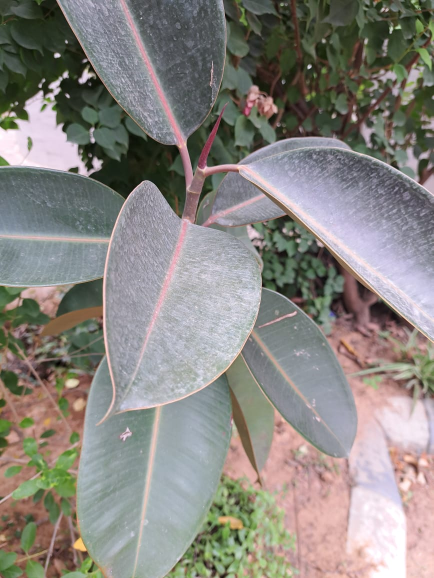
#> input picture data/raw/alternate/Alternate leaf/15.jpeg, 867 x 1156 px (shown at 1/2 size)
$ python -i quality.py   (imports and definitions only)
#> lines starting #> are read from the running program, lines starting #| are printed output that depends on the picture
#> further down, picture is the input picture: PIL image 867x1156 RGB; mean R, G, B 137.9, 134.5, 129.4
"""Image-quality gate. Cheap, interpretable checks that run before any model.

Thresholds are deliberately conservative: they only reject images that are clearly unusable
(tiny, nearly black/white, extremely blurred, or almost featureless). Borderline images pass
with a warning so the downstream reliability layer can decide.
"""
from dataclasses import dataclass, field, asdict

import numpy as np
from PIL import Image
from scipy import ndimage
from scipy.signal import convolve2d

MIN_SIDE = 64            # px
DARK_MEAN = 25           # 0-255 grey mean
BRIGHT_MEAN = 235
LOW_CONTRAST_STD = 12    # grey std
BLUR_REJECT = 8.0        # variance of Laplacian on a 512px-wide grey image
BLUR_WARN = 40.0


_NOISE_K = np.array([[1, -2, 1], [-2, 4, -2], [1, -2, 1]], dtype=np.float64)


def noise_sigma(image: Image.Image) -> float:
    """Fast noise standard-deviation estimate (Immerkaer, 1996) on a 512px-wide grey image."""
    g = image.convert("L")
    if g.width != 512:
        g = g.resize((512, max(3, int(g.height * 512 / g.width))))
    a = np.asarray(g, dtype=np.float64)
    h, w = a.shape
    return float(np.sqrt(np.pi / 2) / (6 * (w - 2) * (h - 2)) * np.abs(convolve2d(a, _NOISE_K, "valid")).sum())


@dataclass
class QualityReport:
    passed: bool
    width: int
    height: int
    brightness: float
    contrast: float
    sharpness: float
    noise: float
    issues: list = field(default_factory=list)     # blocking problems
    warnings: list = field(default_factory=list)   # non-blocking

    def to_dict(self):
        d = asdict(self)
        for k in ("brightness", "contrast", "sharpness", "noise"):
            d[k] = round(float(d[k]), 2)
        return d


def assess(image: Image.Image, noise_warn: float = None) -> QualityReport:
    """noise_warn: data-derived noise level (99th pct of clean training images) above which we warn."""
    w, h = image.size
#> w = 867; h = 1156
    g = image.convert("L")
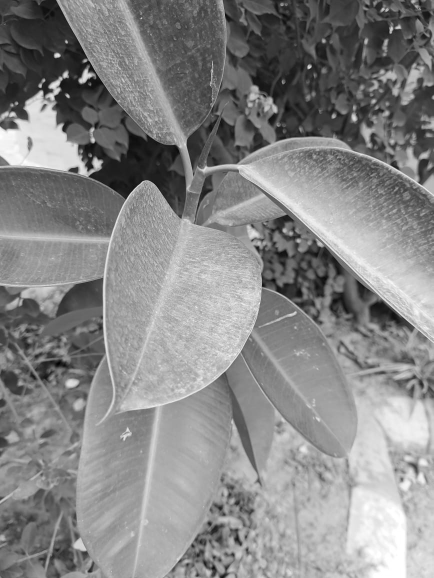
#> g: PIL image 867x1156 L (shown at 1/2 size); min 1, max 255, mean 134.9
    if g.width > 512:
        g = g.resize((512, max(1, int(g.height * 512 / g.width))))
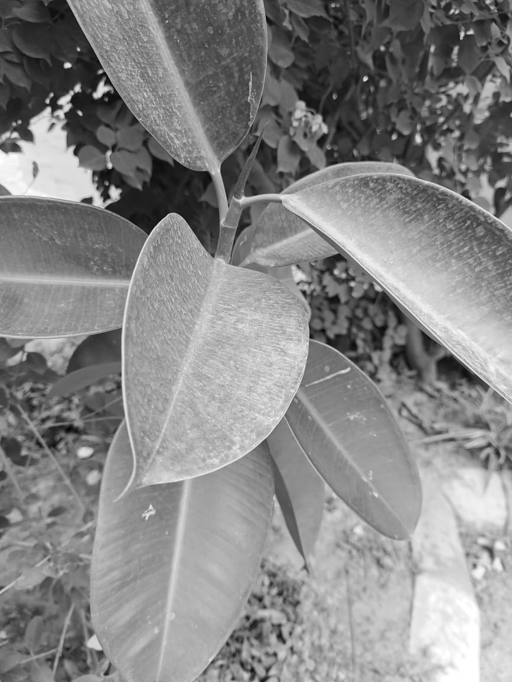
#> g: PIL image 512x682 L; min 1, max 255, mean 134.9
    a = np.asarray(g, dtype=np.float32)
    brightness, contrast = float(a.mean()), float(a.std())
#> brightness = 134.9; contrast = 53.08
    sharpness = float(ndimage.laplace(a).var())
#> sharpness = 354.5

    issues, warnings = [], []
    if min(w, h) < MIN_SIDE:
        issues.append(f"Image is too small ({w}x{h}); need at least {MIN_SIDE}px per side.")
    if brightness < DARK_MEAN:
        issues.append("Image is too dark to analyse.")
    elif brightness > BRIGHT_MEAN:
        issues.append("Image is over-exposed (almost white).")
    if contrast < LOW_CONTRAST_STD:
        issues.append("Image has almost no visual structure (very low contrast).")
    if sharpness < BLUR_REJECT:
        issues.append("Image is severely blurred.")
    elif sharpness < BLUR_WARN:
        warnings.append("Image looks soft/blurred; prediction reliability may be reduced.")
    noise = noise_sigma(image)
#> noise = 1.5
    if noise_warn is not None and noise > noise_warn:
        warnings.append("Image is noisier than 99% of the validated training photos.")
    if min(w, h) < 224:
        warnings.append("Low resolution (<224px); fine leaf/stem structure may be lost.")

    return QualityReport(not issues, w, h, brightness, contrast, sharpness, noise, issues, warnings)

>>> from PIL import Image
>>> picture = Image.open('../data/raw/alternate/Alternate leaf/15.jpeg')
>>> result = assess(picture)

$ run again, on data/raw/alternate/Alternate leaf/32.jpeg
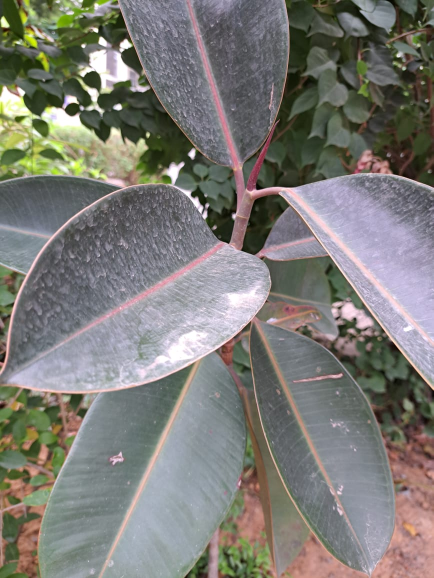
#> input picture data/raw/alternate/Alternate leaf/32.jpeg, 867 x 1156 px (shown at 1/2 size)
#> picture is the input picture: PIL image 867x1156 RGB; mean R, G, B 125, 123.7, 118.6
#> in assess, `g = image.convert("L")`:
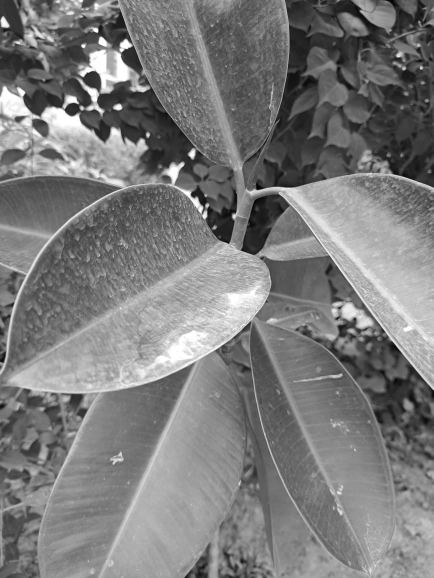
#> g: PIL image 867x1156 L (shown at 1/2 size); min 0, max 255, mean 123.5
#> in assess, `g = g.resize((512, max(1, int(g.height * 512 / g.width))))`:
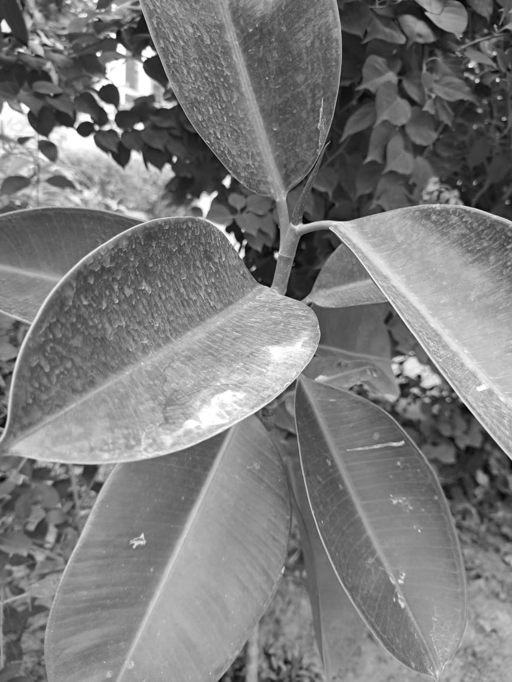
#> g: PIL image 512x682 L; min 2, max 255, mean 123.5
#> brightness = 123.5; contrast = 47.24
#> sharpness = 408.3
#> noise = 1.51

$ run again, on data/raw/alternate/Alternate leaf/38.jpeg
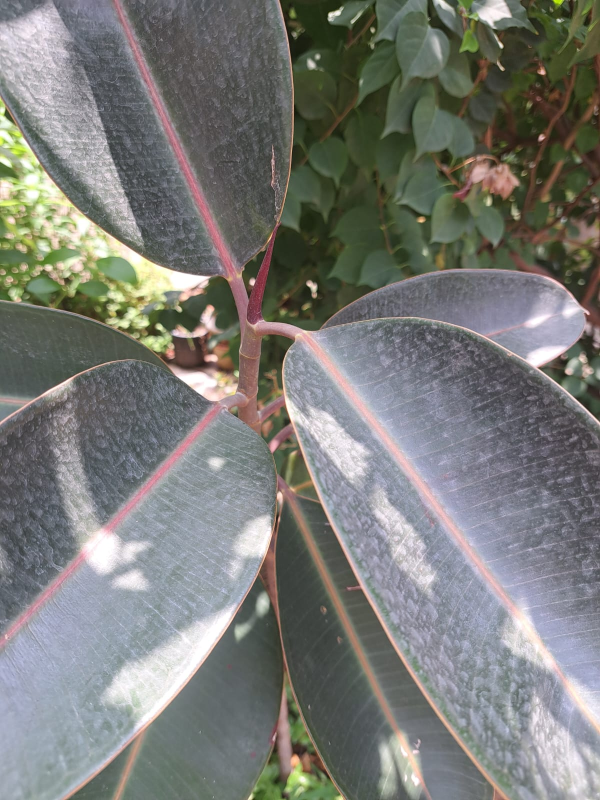
#> input picture data/raw/alternate/Alternate leaf/38.jpeg, 1200 x 1600 px (shown at 1/2 size)
#> picture is the input picture: PIL image 1200x1600 RGB; mean R, G, B 122.2, 123.3, 119.5
#> in assess, `g = image.convert("L")`:
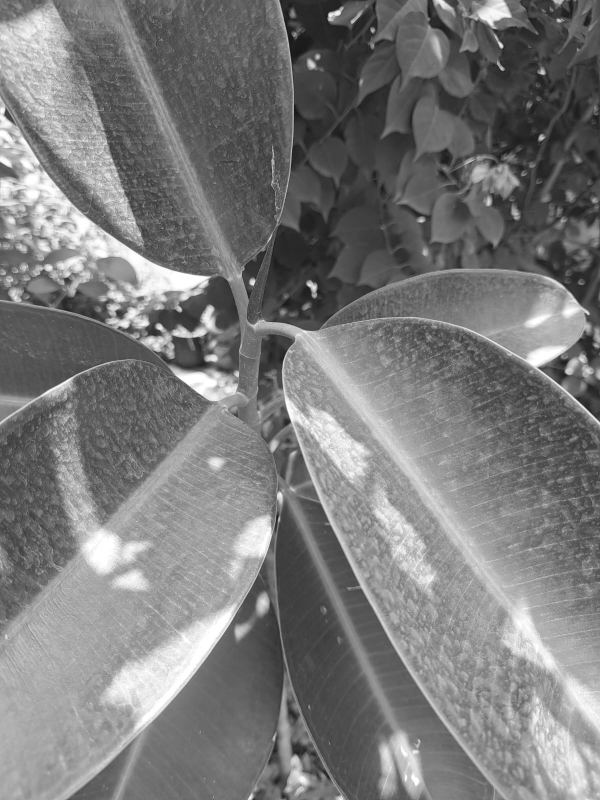
#> g: PIL image 1200x1600 L (shown at 1/2 size); min 11, max 255, mean 122.6
#> in assess, `g = g.resize((512, max(1, int(g.height * 512 / g.width))))`:
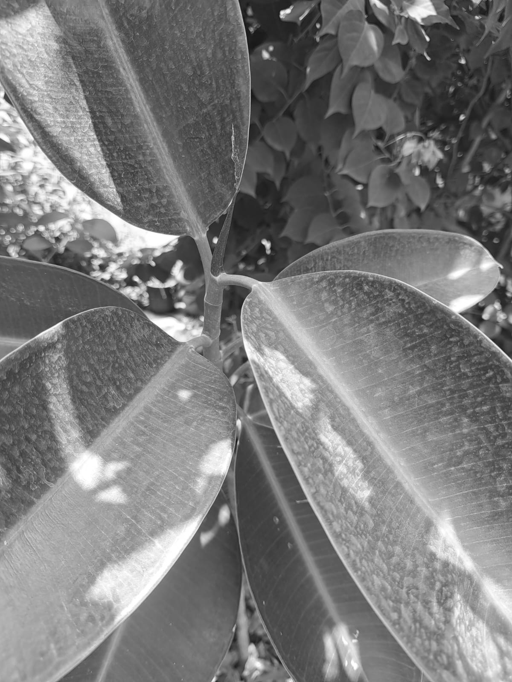
#> g: PIL image 512x682 L; min 20, max 255, mean 122.6
#> brightness = 122.6; contrast = 49.06
#> sharpness = 459.8
#> noise = 2.31

$ run again, on data/raw/alternate/Alternate leaf/39.jpeg
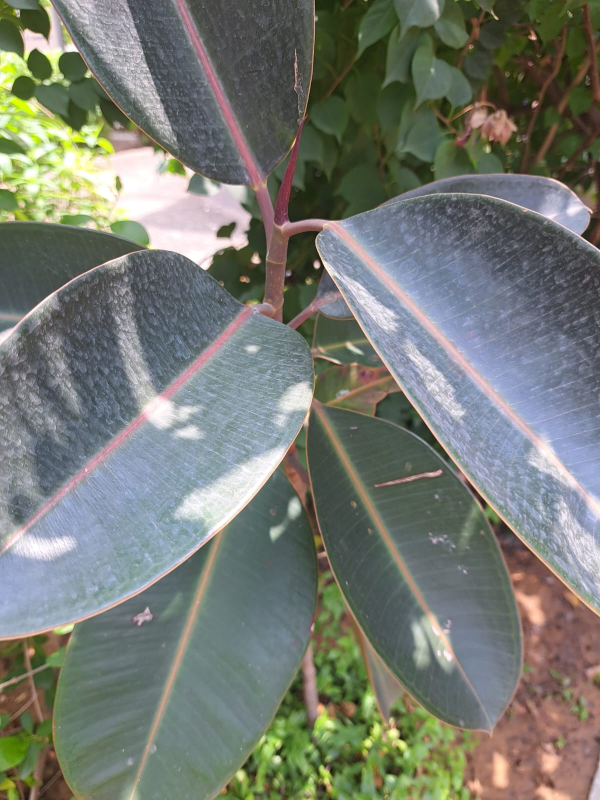
#> input picture data/raw/alternate/Alternate leaf/39.jpeg, 1200 x 1600 px (shown at 1/2 size)
#> picture is the input picture: PIL image 1200x1600 RGB; mean R, G, B 118.4, 122.8, 114.5
#> in assess, `g = image.convert("L")`:
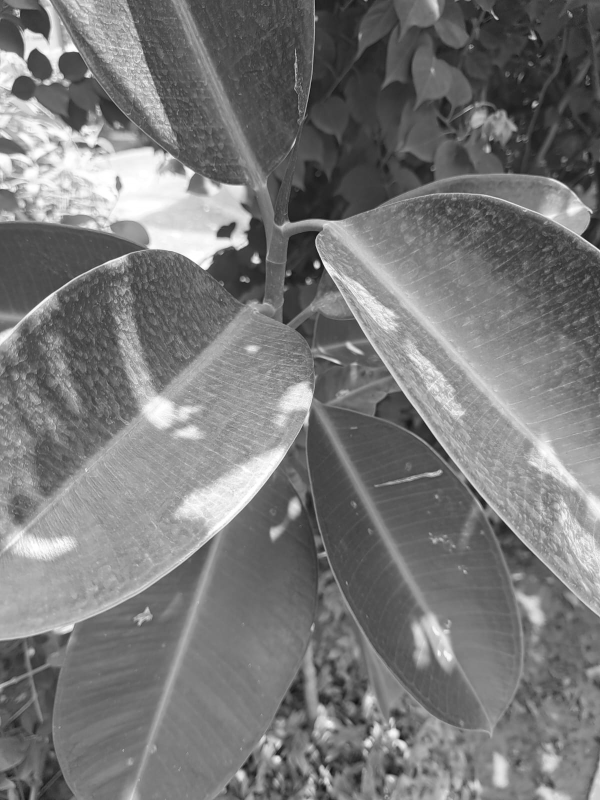
#> g: PIL image 1200x1600 L (shown at 1/2 size); min 12, max 255, mean 120.5
#> in assess, `g = g.resize((512, max(1, int(g.height * 512 / g.width))))`:
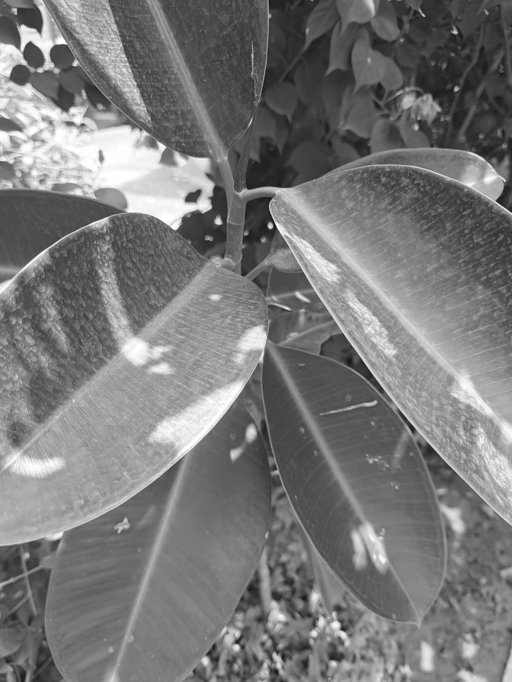
#> g: PIL image 512x682 L; min 18, max 255, mean 120.5
#> brightness = 120.5; contrast = 47.36
#> sharpness = 403.7
#> noise = 1.88
